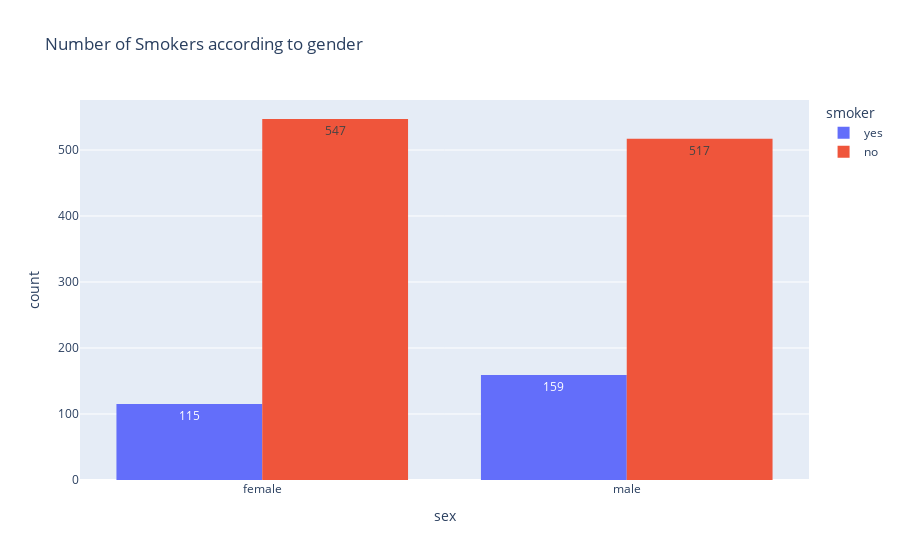

Notebook code for this chart:
### Code cell
df = data1
figure = px.histogram(df, x = "sex", 
                      color = "smoker",
                      text_auto = True,
                      barmode = "group",
                      title= "Number of Smokers according to gender")
figure.show()

### Figure 1 — Plotly figure (JSON) as saved in the notebook; plotly's stock layout.template omitted (floating-point values rounded to 4 significant figures; data arrays with more than 128 entries replaced by an {"elided": "..."} marker saying what was removed)
{"data": [{"alignmentgroup": "True", "bingroup": "x", "hovertemplate": "smoker=yes<br>sex=%{x}<br>count=%{y}<extra></extra>", "legendgroup": "yes", "marker": {"color": "#636efa", "pattern": {"shape": ""}}, "name": "yes", "offsetgroup": "yes", "orientation": "v", "showlegend": true, "texttemplate": "%{value}", "type": "histogram", "x": {"elided": "274 str values"}, "xaxis": "x", "yaxis": "y"}, {"alignmentgroup": "True", "bingroup": "x", "hovertemplate": "smoker=no<br>sex=%{x}<br>count=%{y}<extra></extra>", "legendgroup": "no", "marker": {"color": "#EF553B", "pattern": {"shape": ""}}, "name": "no", "offsetgroup": "no", "orientation": "v", "showlegend": true, "texttemplate": "%{value}", "type": "histogram", "x": {"elided": "1064 str values"}, "xaxis": "x", "yaxis": "y"}], "layout": {"barmode": "group", "legend": {"title": {"text": "smoker"}, "tracegroupgap": 0}, "title": {"text": "Number of Smokers according to gender"}, "xaxis": {"anchor": "y", "domain": [0, 1], "title": {"text": "sex"}}, "yaxis": {"anchor": "x", "domain": [0, 1], "title": {"text": "count"}}}}
